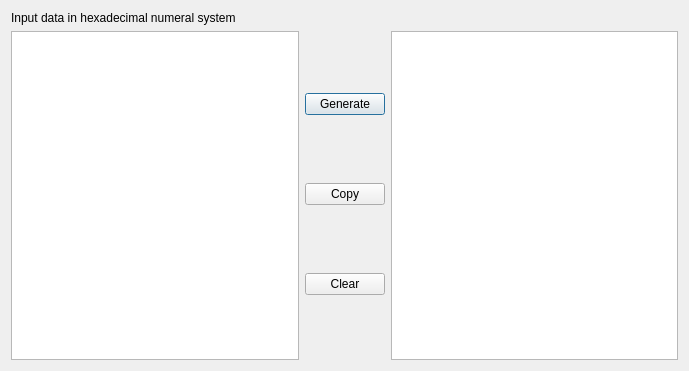
<?xml version="1.0" encoding="UTF-8"?>
<ui version="4.0">
 <class>TableDataGeneratorDialog</class>
 <widget class="QDialog" name="TableDataGeneratorDialog">
  <property name="geometry">
   <rect>
    <x>0</x>
    <y>0</y>
    <width>689</width>
    <height>371</height>
   </rect>
  </property>
  <property name="windowTitle">
   <string>Array Generator</string>
  </property>
  <property name="locale">
   <locale language="English" country="UnitedStates"/>
  </property>
  <layout class="QVBoxLayout" name="verticalLayout">
   <item>
    <layout class="QHBoxLayout" name="horizontalLayout_2" stretch="0">
     <item>
      <widget class="QLabel" name="label">
       <property name="text">
        <string>Input data in hexadecimal numeral system</string>
       </property>
      </widget>
     </item>
    </layout>
   </item>
   <item>
    <layout class="QHBoxLayout" name="horizontalLayout">
     <item>
      <widget class="QPlainTextEdit" name="input"/>
     </item>
     <item>
      <layout class="QVBoxLayout" name="verticalLayout_2">
       <item>
        <widget class="QPushButton" name="generateButton">
         <property name="text">
          <string>Generate</string>
         </property>
         <property name="icon">
          <iconset theme="view-refresh"/>
         </property>
        </widget>
       </item>
       <item>
        <widget class="QPushButton" name="copyButton">
         <property name="text">
          <string>Copy</string>
         </property>
         <property name="icon">
          <iconset theme="edit-copy"/>
         </property>
        </widget>
       </item>
       <item>
        <widget class="QPushButton" name="clearButton">
         <property name="text">
          <string>Clear</string>
         </property>
         <property name="icon">
          <iconset theme="edit-clear"/>
         </property>
        </widget>
       </item>
      </layout>
     </item>
     <item>
      <widget class="QPlainTextEdit" name="output">
       <property name="readOnly">
        <bool>true</bool>
       </property>
      </widget>
     </item>
    </layout>
   </item>
  </layout>
 </widget>
 <resources/>
 <connections/>
</ui>
